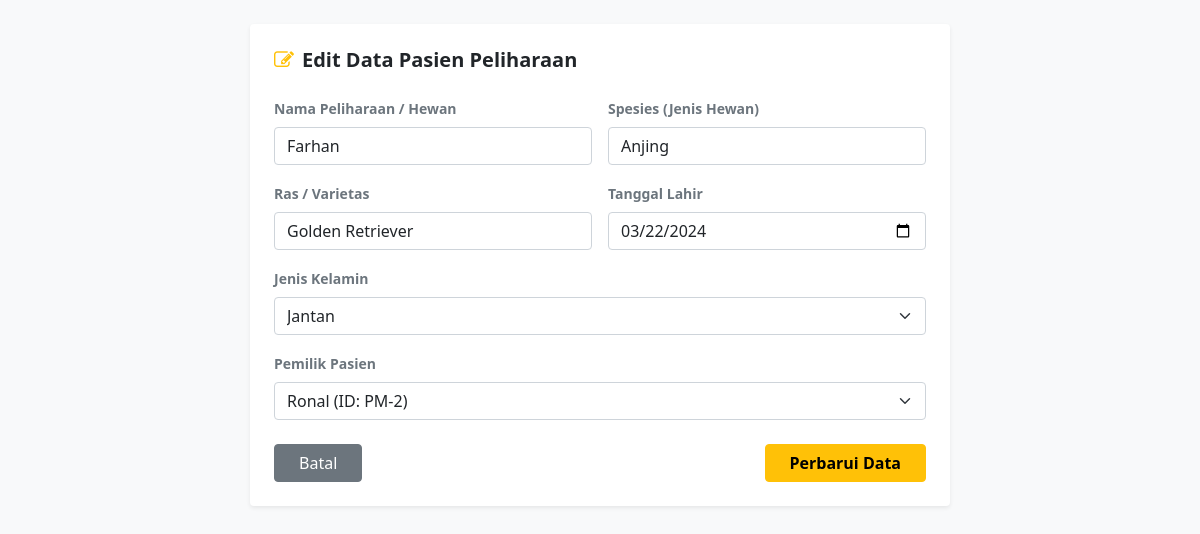
Page /page/edit_hewan.php?id=3 (signed in) on the committed database.
### tables this page shows
CREATE TABLE `hewan` (
  `ID_Hewan` int(11) NOT NULL,
  `ID_Pemilik` int(11) DEFAULT NULL,
  `Nama_Hewan` varchar(100) NOT NULL,
  `Spesies` varchar(50) DEFAULT NULL,
  `Ras` varchar(50) DEFAULT NULL,
  `Jenis_Kelamin` enum('Jantan','Betina') DEFAULT NULL,
  `Tanggal_Lahir` date DEFAULT NULL
);

### page/edit_hewan.php (the view, shortened to what this page needs)
<?php
include '../config/koneksi.php';
$id_hewan = isset($_GET['id']) ? mysqli_real_escape_string($koneksi, $_GET['id']) : 0;
$query_cek = mysqli_query($koneksi, "SELECT * FROM hewan WHERE ID_Hewan = '$id_hewan'");
$data = mysqli_fetch_assoc($query_cek);
?>
<!DOCTYPE html>
<html lang="id">
<head>
    <link href="../vendor/bootstrap/css/bootstrap.min.css" rel="stylesheet">
    <link rel="stylesheet" href="../assets/css/fontawesome.css">
</head>
<body class="bg-light p-4">
    <div class="container bg-white p-4 shadow-sm rounded" style="max-width: 700px;">
        <h5 class="fw-bold mb-4"><i class="fa fa-edit me-2 text-warning"></i>Edit Data Pasien Peliharaan</h5>
        <form method="POST" action="" class="row g-3">
            <div class="col-md-6">
                <label class="form-label small fw-bold text-muted">Nama Peliharaan / Hewan</label>
                <input type="text" name="nama_hewan" class="form-control" value="<?= htmlspecialchars($data['Nama_Hewan']); ?>" required>
            </div>
            <div class="col-md-6">
                <label class="form-label small fw-bold text-muted">Spesies (Jenis Hewan)</label>
                <input type="text" name="spesies" class="form-control" value="<?= htmlspecialchars($data['Spesies']); ?>" required>
            </div>
            <div class="col-md-6">
                <label class="form-label small fw-bold text-muted">Ras / Varietas</label>
                <input type="text" name="ras" class="form-control" value="<?= htmlspecialchars($data['Ras']); ?>" required>
            </div>
            <div class="col-md-6">
                <label class="form-label small fw-bold text-muted">Tanggal Lahir</label>
                <input type="date" name="tanggal_lahir" class="form-control" value="<?= htmlspecialchars($data['Tanggal_Lahir']); ?>" required>
            </div>
            <div class="col-md-12">
                <label class="form-label small fw-bold text-muted">Jenis Kelamin</label>
                <select name="jenis_kelamin" class="form-select" required>
                    <option value="Jantan" <?= ($data['Jenis_Kelamin'] == 'Jantan') ? 'selected' : ''; ?>>Jantan</option>
                </select>
            </div>
            <div class="col-md-12">
                <label class="form-label small fw-bold text-muted">Pemilik Pasien</label>
                <select name="id_pemilik" class="form-select" required>
                    <?php
                    $p_res = mysqli_query($koneksi, "SELECT * FROM pemilik ORDER BY Nama_Pemilik ASC");
                    while($p_row = mysqli_fetch_assoc($p_res)) {
                        $selected = ($p_row['ID_Pemilik'] == $data['ID_Pemilik']) ? 'selected' : '';
                        echo "<option value='{$p_row['ID_Pemilik']}' $selected>{$p_row['Nama_Pemilik']} (ID: PM-{$p_row['ID_Pemilik']})</option>";
                    }
                    ?>
                </select>
            </div>
            <div class="col-12 mt-4 d-flex justify-content-between">
                <a href="data_hewan.php" class="btn btn-secondary px-4">Batal</a>
                <button type="submit" name="update" class="btn btn-warning px-4 fw-bold">Perbarui Data</button>
            </div>
        </form>
    </div>
</body>
</html>

### rows in the picture
hewan: nama_hewan "Farhan", spesies "Anjing", ras "Golden Retriever", tanggal_lahir "03/22/2024", jenis_kelamin "Jantan"

### other values in the picture
form field id_pemilik "Ronal (ID: PM-2)"
